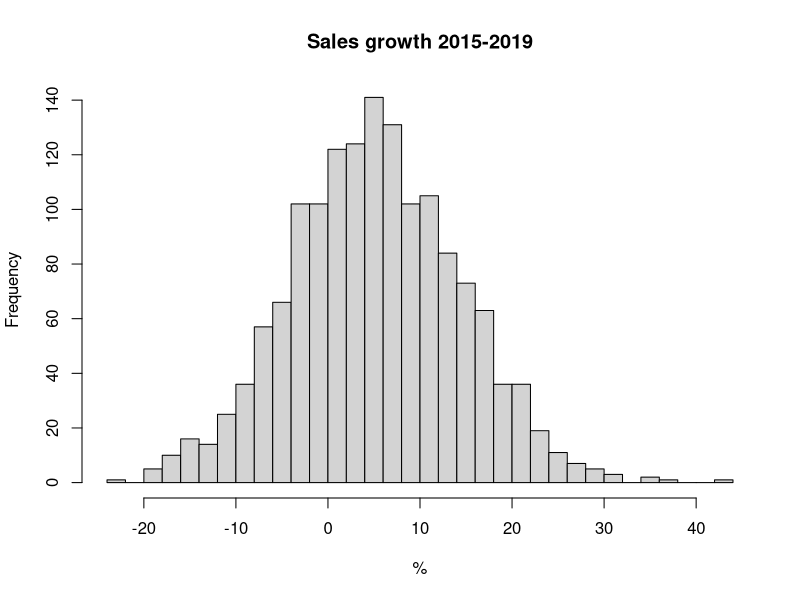
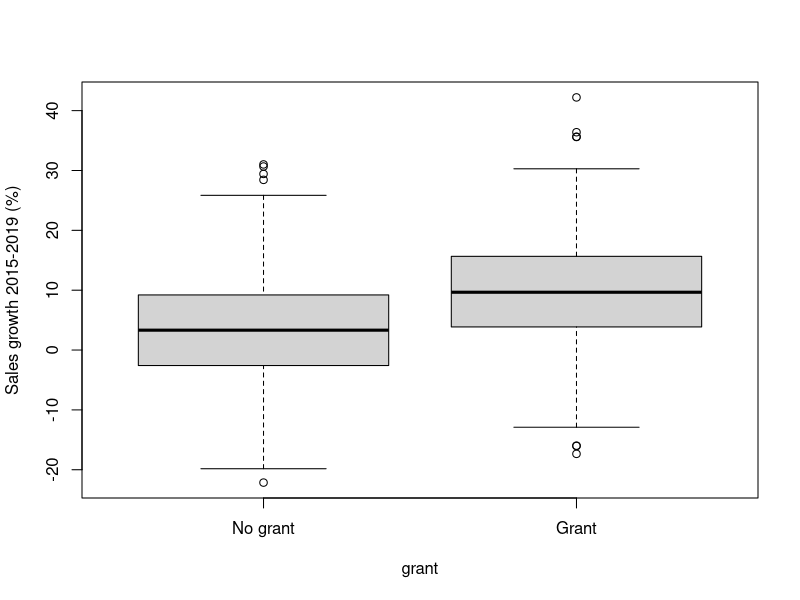

These figures' R source, in order:
## ===========================================================================
##  Policy Evaluation Lab -- Lab 1: first steps in R
##  Roma Tre, a.y. 2026/27 -- Dr. Matteo Caruso
##
##  Before you start:
##   1. Create a folder for the course, e.g. Documents/PEL
##   2. Put this script and firms_grant.csv (course website, week 2) in it
##   3. In RStudio: Session > Set Working Directory > To Source File Location
##
##  Run a line with Ctrl+Enter (Cmd+Enter on a Mac).
## ===========================================================================


## ---- 1. R as a calculator ------------------------------------------------

2 + 3
10 / 4
2^10
sqrt(144)
log(100)          # natural logarithm
log10(100)


## ---- 2. Objects: give a name to a result ---------------------------------

grant_share <- 0.30                  # "<-" assigns a value to a name
machinery   <- 250000                # cost of new machinery, euro
grant_share * machinery              # how much the agency pays

# Vectors: several values in one object
growth <- c(11, 3, 8, 6)             # c() = combine
growth
mean(growth)
length(growth)
growth[1]                            # first element
growth > 5                           # TRUE / FALSE, element by element

# Text and logical values
firm   <- c("Alfa", "Beta")
funded <- c(TRUE, FALSE)

# Help on any function
?mean


## ---- 3. Load the data -----------------------------------------------------

firms <- read.csv("firms_grant.csv")

# A first look
head(firms)          # first 6 rows
nrow(firms)          # number of firms
ncol(firms)          # number of variables
names(firms)         # variable names
str(firms)           # type of each variable
summary(firms)       # min, mean, max... of each variable
View(firms)          # spreadsheet view (RStudio)

# One variable: data$variable
firms$employees_2015
mean(firms$employees_2015)
median(firms$employees_2015)
sd(firms$employees_2015)

# Categorical variables: counts
table(firms$region)
table(firms$sector)
table(firms$grant)                   # 1 = received the grant
prop.table(table(firms$grant))       # shares


## ---- 4. Create new variables ----------------------------------------------

# Sales growth 2015-2019, in percent
firms$sales_growth <- 100 * (firms$sales_2019 / firms$sales_2015 - 1)
summary(firms$sales_growth)

# A dummy for firms in the South
firms$south <- as.numeric(firms$region == "South")
mean(firms$south)                    # share of southern firms


## ---- 5. Lecture 2, Table 1: the naive comparison --------------------------

# Average growth of subsidised and non-subsidised firms
mean(firms$sales_growth[firms$grant == 1])
mean(firms$sales_growth[firms$grant == 0])

# All groups at once
tapply(firms$sales_growth, firms$grant, mean)
tapply(firms$sales_growth, firms$grant, sd)

# The difference in means and its standard error: t-test
t.test(sales_growth ~ grant, data = firms)
# Note: R computes mean(group 0) - mean(group 1), so the sign is reversed


## ---- 6. Lecture 2, Table 2: balance check ---------------------------------

# Were subsidised firms larger BEFORE the grant?
tapply(firms$employees_2015, firms$grant, mean)
t.test(employees_2015 ~ grant, data = firms)

# Were they older?
tapply(firms$age, firms$grant, mean)
t.test(age ~ grant, data = firms)

# Save a result and pick its pieces
tt <- t.test(age ~ grant, data = firms)
tt$statistic                         # t-statistic
tt$p.value                           # p-value


## ---- 7. A picture ---------------------------------------------------------

hist(firms$sales_growth, breaks = 40,
     main = "Sales growth 2015-2019", xlab = "%")

boxplot(sales_growth ~ grant, data = firms,
        names = c("No grant", "Grant"),
        ylab = "Sales growth 2015-2019 (%)")


## ---- 8. Exercises ---------------------------------------------------------
## Write your code below each question.

## (a) Create employment growth 2015-2019 (%) and compare its mean between
##     subsidised and non-subsidised firms. Is the difference significant?


## (b) Complete the balance check of Table 2: sales_2015, exporter,
##     family_owned, south. Which differences are significant at 1%?


## (c) Repeat the naive comparison of sales growth for exporters only.
##     Hint: exporters <- firms[firms$exporter == 1, ]
##     Does the difference change much? What does this tell you?


## (d) Which sector has the highest share of subsidised firms?
##     Hint: tapply(firms$grant, firms$sector, mean)


## (e) Save this script (Ctrl+S / Cmd+S). Next lab starts from here.
